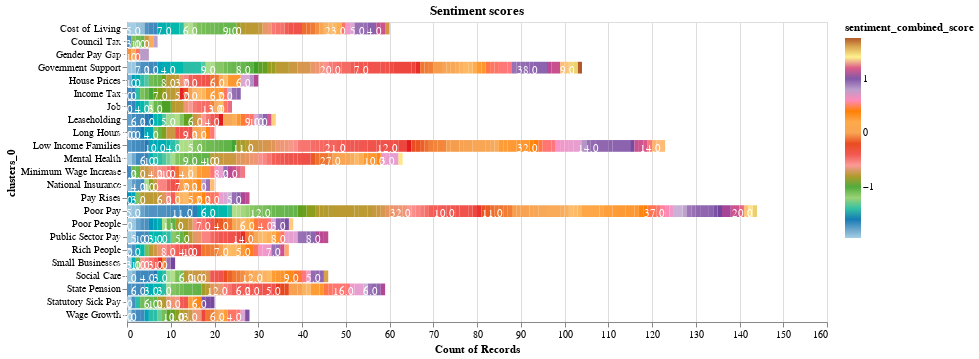

Notebook code for this chart:
### Code cell
bars = alt.Chart(data,width=700,height=300,title="Sentiment scores").mark_bar().encode(
    x=alt.X('count(post_type)', stack='zero'),
    y=alt.Y('clusters_0'),
    color=alt.Color('sentiment_combined_score',scale=alt.Scale(scheme='paired'))).interactive()

text = alt.Chart(data).mark_text(dx=-15, dy=3, color='white').encode(
    x=alt.X('count(post_type)', stack='zero'),
    y=alt.Y('clusters_0'),
    detail='post_type',
    text=alt.Text('count(post_type)', format='.1f'),
    tooltip=['sentiment_summary','post_type','count(post_type)']).interactive()

bars + text

### Figure 1 — Vega-Lite specification as saved in the notebook (floating-point values rounded to 4 significant figures; data arrays with more than 128 entries replaced by an {"elided": "..."} marker saying what was removed)
{"config": {"view": {"continuousWidth": 400, "continuousHeight": 300}}, "layer": [{"mark": "bar", "encoding": {"color": {"type": "quantitative", "field": "sentiment_combined_score", "scale": {"scheme": "paired"}}, "x": {"type": "nominal", "aggregate": "count", "field": "post_type", "stack": "zero"}, "y": {"type": "nominal", "field": "clusters_0"}}, "height": 300, "selection": {"selector003": {"type": "interval", "bind": "scales", "encodings": ["x", "y"]}}, "title": "Sentiment scores", "width": 700}, {"mark": {"type": "text", "color": "white", "dx": -15, "dy": 3}, "encoding": {"detail": {"type": "nominal", "field": "post_type"}, "text": {"type": "nominal", "aggregate": "count", "field": "post_type", "format": ".1f"}, "tooltip": [{"type": "nominal", "field": "sentiment_summary"}, {"type": "nominal", "field": "post_type"}, {"type": "nominal", "aggregate": "count", "field": "post_type"}], "x": {"type": "nominal", "aggregate": "count", "field": "post_type", "stack": "zero"}, "y": {"type": "nominal", "field": "clusters_0"}}, "selection": {"selector004": {"type": "interval", "bind": "scales", "encodings": ["x", "y"]}}}], "data": {"name": "data-7df89fd02e83f8e3b721acb64c0e80fc"}, "$schema": "https://vega.github.io/schema/vega-lite/v4.8.1.json", "datasets": {"data-7df89fd02e83f8e3b721acb64c0e80fc": {"elided": "1000 records"}}}
